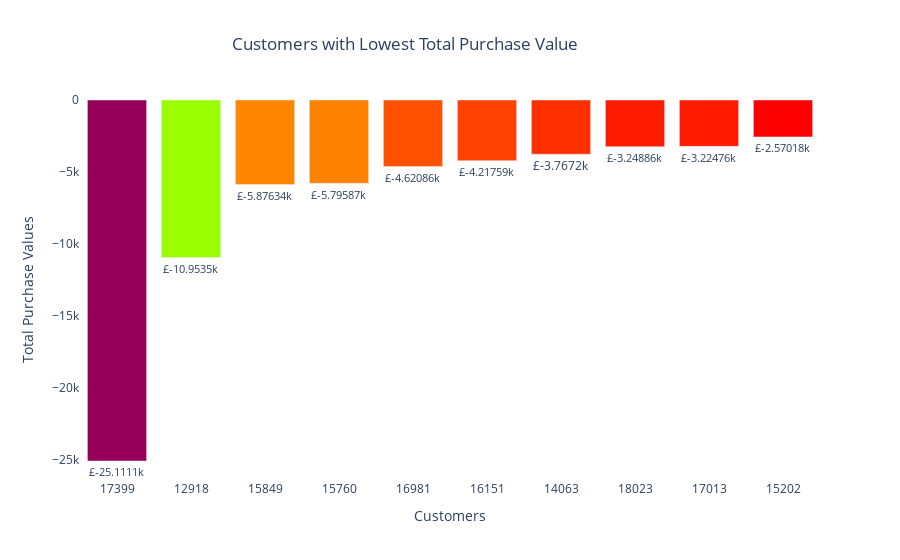

The notebook cell saved with this chart:
### Code cell
fig_customers_vs_value2= go.Figure(data=[go.Bar(name= 'Customers with Lowest Total Purchase Values', x=retail_data_customers_ascending['Customer ID'].astype(str), y=retail_data_customers_ascending['Total_value'], marker_opacity=1, marker={'color': retail_data_customers_ascending['Total_value'], 'colorscale': 'Rainbow'})])

fig_customers_vs_value2.update_traces(texttemplate= '£%{y:3s}', textposition= 'outside')
fig_customers_vs_value2.update_layout(title= 'Customers with Lowest Total Purchase Value', title_x= 0.45, xaxis_title= 'Customers', yaxis_title= 'Total Purchase Values', plot_bgcolor= 'white')
fig_customers_vs_value2.show()

### Figure 1 — Plotly figure (JSON) as saved in the notebook; plotly's stock layout.template omitted (floating-point values rounded to 4 significant figures)
{"data": [{"marker": {"color": [-25110.0, -10950.0, -5876.0, -5796.0, -4621.0, -4218.0, -3767.0, -3249.0, -3225.0, -2570.0], "colorscale": [[0, "rgb(150,0,90)"], [0.125, "rgb(0,0,200)"], [0.25, "rgb(0,25,255)"], [0.375, "rgb(0,152,255)"], [0.5, "rgb(44,255,150)"], [0.625, "rgb(151,255,0)"], [0.75, "rgb(255,234,0)"], [0.875, "rgb(255,111,0)"], [1, "rgb(255,0,0)"]], "opacity": 1}, "name": "Customers with Lowest Total Purchase Values", "textposition": "outside", "texttemplate": "£%{y:3s}", "type": "bar", "x": ["17399", "12918", "15849", "15760", "16981", "16151", "14063", "18023", "17013", "15202"], "y": [-25110.0, -10950.0, -5876.0, -5796.0, -4621.0, -4218.0, -3767.0, -3249.0, -3225.0, -2570.0]}], "layout": {"plot_bgcolor": "white", "title": {"text": "Customers with Lowest Total Purchase Value", "x": 0.45}, "xaxis": {"title": {"text": "Customers"}}, "yaxis": {"title": {"text": "Total Purchase Values"}}}}
